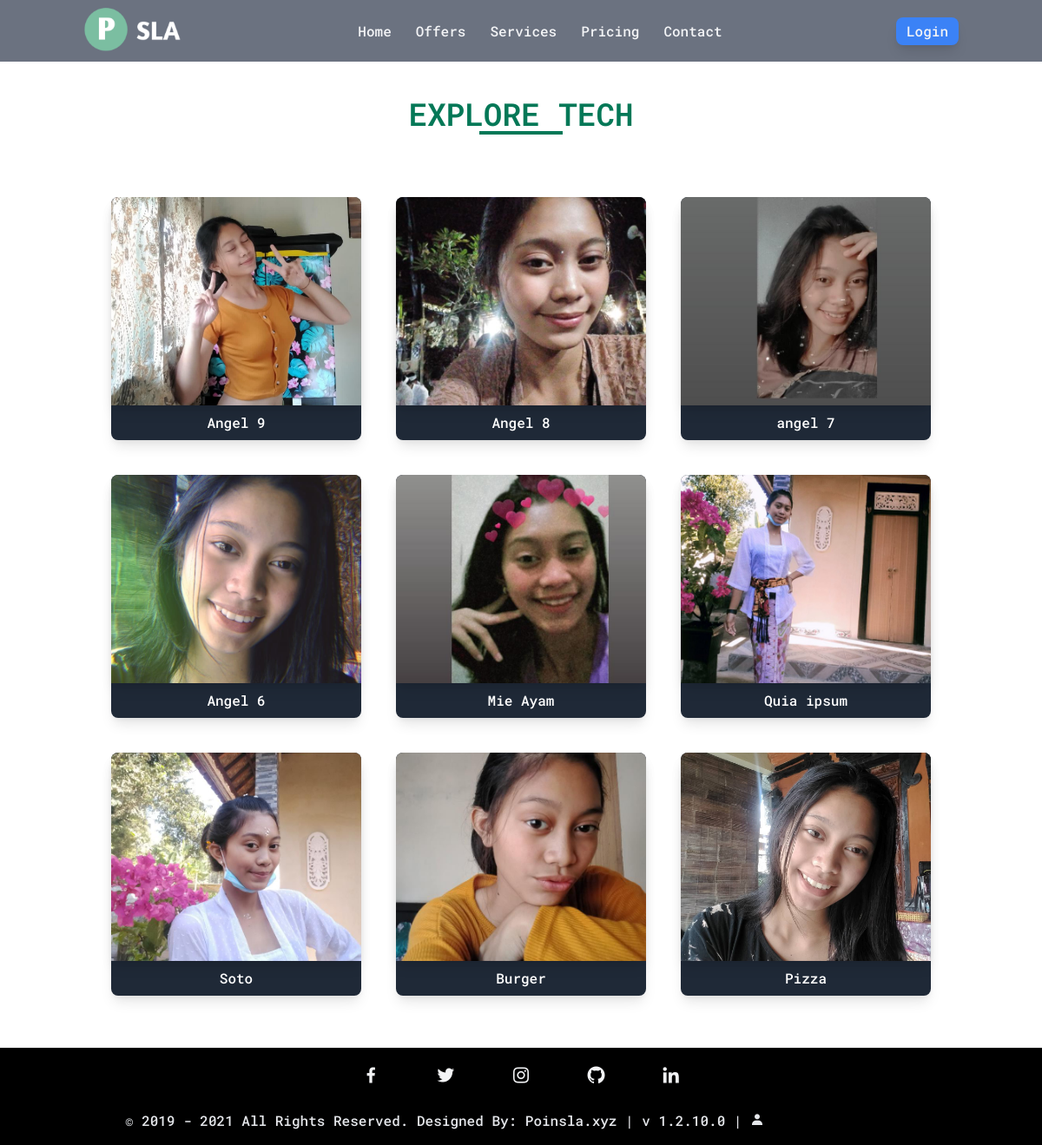
/categories.php, run on the app's committed database.
### tables this page shows
CREATE TABLE `tbl_category` (
  `id` int(10) UNSIGNED NOT NULL,
  `title` varchar(100) NOT NULL,
  `image_name` varchar(255) NOT NULL,
  `featured` varchar(10) NOT NULL,
  `active` varchar(10) NOT NULL
);

### categories.php (the view)
<?php include('partials-front/menu.php'); ?>
<?php include_once('partials-front/nav.php'); ?>
<section class="pb-10">
    <div class="py-10">
        <h1 class="text-center text-green-700 font-semibold text-4xl uppercase">Explore Tech</h1>
        <div class="flex justify-center">
            <div class="h-1 w-24 mb-3 bg-green-700"></div>
        </div>
    </div>
    <div class="flex justify-center">
        <div class="grid grid-cols-1 md:grid-cols-2 lg:grid-cols-3 md:max-w-6xl">
            <?php
            $sql = "SELECT * FROM tbl_category WHERE active='Yes' ORDER BY id DESC";
            $res = mysqli_query($conn, $sql);
            $count = mysqli_num_rows($res);
            if ($count > 0) {
                while ($row = mysqli_fetch_assoc($res)) {
                    $id = $row['id'];
                    $title = $row['title'];
                    $image_name = $row['image_name'];
            ?>
                    <div class="w-72 m-5 shadow-lg bg-gray-800 rounded-lg">
                        <a href="<?= SITEURL; ?>category-projects.php?category_id=<?= $id; ?>">
                            <?php
                            if ($image_name == "") {
                            ?>
                                <a target="blank" href="assets/images/dafault/dafault.jpeg">
                                    <div style="background-position: center; background-repeat: no-repeat; background-size: cover; background-image: url('assets/images/dafault/dafault.jpeg');" class="h-60 rounded-lg shadow-lg">
                                    </div>
                                </a>
                            <?php
                            } else {
                            ?>
                                <a target="blank" href="<?= SITEURL; ?>images/category/<?= $image_name; ?>">
                                    <div style="background-position: center; background-repeat: no-repeat; background-size: cover; background-image: url('<?= SITEURL; ?>images/category/<?= $image_name; ?>');" class="h-60 rounded-t-lg shadow-lg">
                                    </div>
                                </a>
                            <?php
                            }
                            ?>
                            <div class="">
                                <h4 class="my-2 text-uppercase text-center text-white"><?= $title; ?></h4>
                            </div>
                        </a>
                    </div>
            <?php
                }
            } else {
                echo "<div class='error'>Category not found.</div>";
            }
            ?>
        </div>
    </div>
</section>
<?php include('partials-front/footer.php'); ?>

### assets/css/styles.css (style rules this page uses)
*, *::before, *::after { box-sizing: border-box; }
:root { -moz-tab-size: 4; -o-tab-size: 4; tab-size: 4; }
html { line-height: 1.15; -webkit-text-size-adjust: 100%; }
body { margin: 0; }
body { font-family: system-ui, -apple-system, 'Segoe UI', Roboto, Helvetica, Arial, sans-serif, 'Apple Color Emoji', 'Segoe UI Emoji'; }
blockquote, dl, dd, h1, h2, h3, h4, h5, h6, hr, figure, p, pre { margin: 0; }
html { font-family: ui-sans-serif, system-ui, -apple-system, BlinkMacSystemFont, "Segoe UI", Roboto, "Helvetica Neue", Arial, "Noto Sans", sans-serif, "Apple Color Emoji", "Segoe UI Emoji", "Segoe UI Symbol", "Noto Color Emoji"; line-height: 1.5; }
body { font-family: inherit; line-height: inherit; }
h1, h2, h3, h4, h5, h6 { font-size: inherit; font-weight: inherit; }
a { color: inherit; text-decoration: inherit; }
* { --tw-shadow: 0 0 #0000; --tw-ring-inset: var(--tw-empty, ); --tw-ring-offset-width: 0px; --tw-ring-offset-color: #fff; --tw-ring-color: rgba(59, 130, 246, 0.5); --tw-ring-offset-shadow: 0 0 #0000; --tw-ring-shadow: 0 0 #0000; }
.m-5 { margin: 1.25rem; }
.my-2 { margin-top: 0.5rem; margin-bottom: 0.5rem; }
.mb-3 { margin-bottom: 0.75rem; }
.flex { display: flex; }
.grid { display: grid; }
.h-1 { height: 0.25rem; }
.h-60 { height: 15rem; }
.w-24 { width: 6rem; }
.w-72 { width: 18rem; }
.grid-cols-1 { grid-template-columns: repeat(1, minmax(0, 1fr)); }
.justify-center { justify-content: center; }
.rounded-lg { border-radius: 0.5rem; }
.rounded-t-lg { border-top-left-radius: 0.5rem; border-top-right-radius: 0.5rem; }
.bg-green-700 { --tw-bg-opacity: 1; background-color: rgba(4, 120, 87, var(--tw-bg-opacity)); }
.bg-gray-800 { --tw-bg-opacity: 1; background-color: rgba(31, 41, 55, var(--tw-bg-opacity)); }
.py-10 { padding-top: 2.5rem; padding-bottom: 2.5rem; }
.pb-10 { padding-bottom: 2.5rem; }
.text-center { text-align: center; }
.text-4xl { font-size: 2.25rem; line-height: 2.5rem; }
.font-semibold { font-weight: 600; }
.uppercase { text-transform: uppercase; }
.text-green-700 { --tw-text-opacity: 1; color: rgba(4, 120, 87, var(--tw-text-opacity)); }
.text-white { --tw-text-opacity: 1; color: rgba(255, 255, 255, var(--tw-text-opacity)); }
.shadow-lg { --tw-shadow: 0 10px 15px -3px rgba(0, 0, 0, 0.1), 0 4px 6px -2px rgba(0, 0, 0, 0.05); box-shadow: var(--tw-ring-offset-shadow, 0 0 #0000), var(--tw-ring-shadow, 0 0 #0000), var(--tw-shadow); }
@media (min-width: 768px) { .md\:max-w-6xl { max-width: 72rem; } }
@media (min-width: 768px) { .md\:grid-cols-2 { grid-template-columns: repeat(2, minmax(0, 1fr)); } }
@media (min-width: 1024px) { .lg\:grid-cols-3 { grid-template-columns: repeat(3, minmax(0, 1fr)); } }

### assets/css/main-front.css (style rules this page uses)
* { font-family: 'Roboto Mono', sans-serif; font-weight: 500; }
html, body, div, span, applet, object, iframe, h1, h2, h3, h4, h5, h6, p, blockquote, div pre, a, abbr, acronym, address, big, cite, code, del, dfn, em, font, img, ins, kbd, q, s, samp, small, strike, strong, sub, sup, tt, var, b, u, i, center, dl, dt, dd, ol, ul, li, figure, header, nav, section, article, aside, footer, figcaption { margin: 0; padding: 0; border: 0; outline: 0; text-decoration: none; }

### data on the page
tbl_category: image_name (picture), title "Angel 9"
tbl_category: image_name (picture), title "Angel 8"
tbl_category: image_name (picture), title "angel 7"
tbl_category: image_name (picture), title "Angel 6"
tbl_category: image_name (picture), title "Mie Ayam"
tbl_category: image_name (picture), title "Quia ipsum"
tbl_category: image_name (picture), title "Soto"
tbl_category: image_name (picture), title "Burger"
tbl_category: image_name (picture), title "Pizza"
